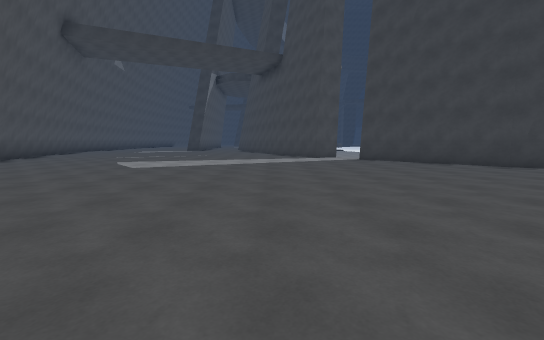
view 1 (above)

17 first-person views from a walk through a 3-D level made in the Unity game engine. The camera is 1.4 m above the floor, tilts 6° down and sees 90° across. The floor is counted in squares, 2 m on a side. Each view is taken from the middle of a square. On the plan, view 1 faces up. The plan holds only what a view shows up to about 9 squares ahead; the rest is blank. The place goes on beyond the plan. Some surface patterns are stand-ins.

view 2
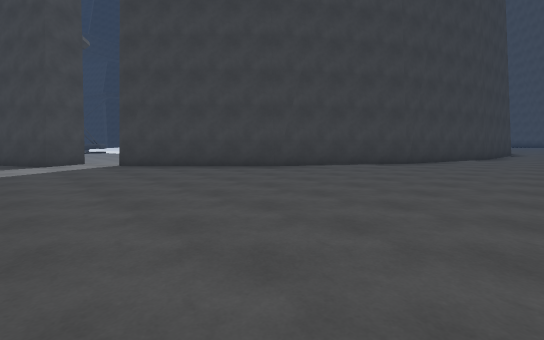

view 3
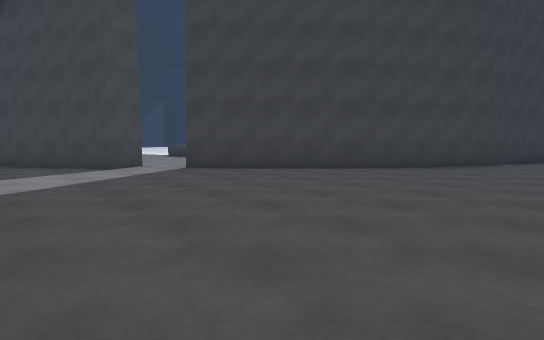

view 4
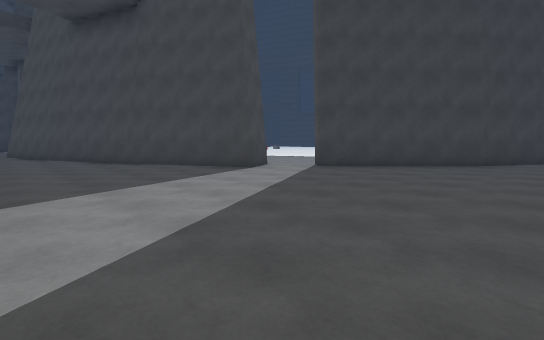

view 5
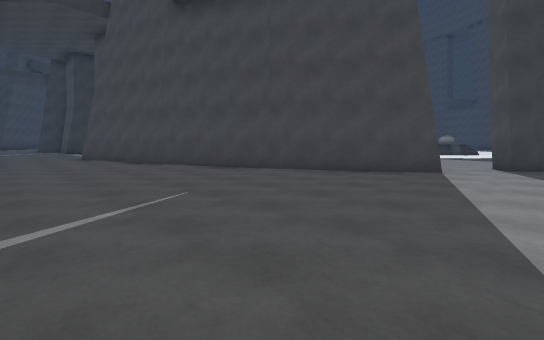

view 6
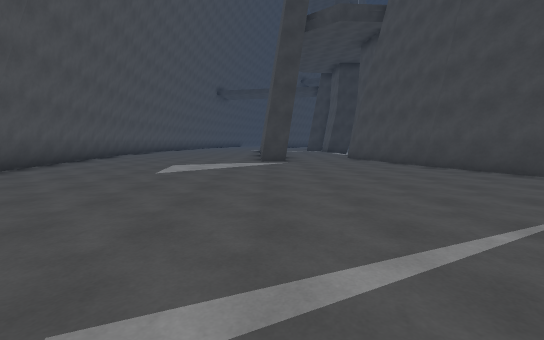

view 7
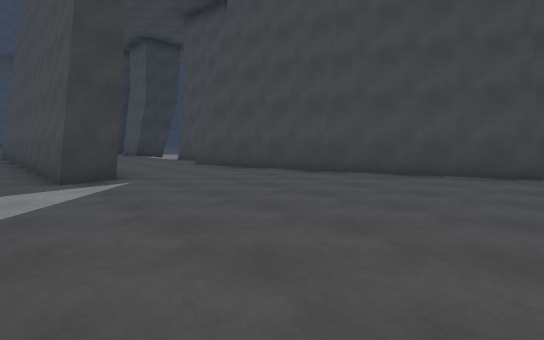

view 8
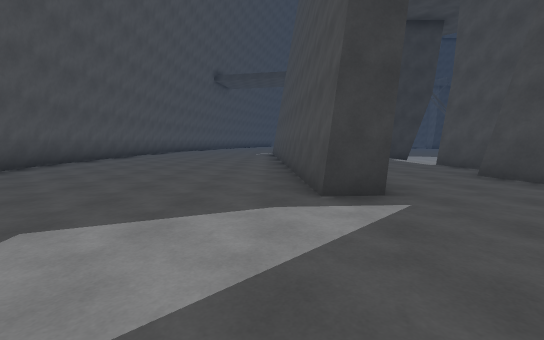

view 9
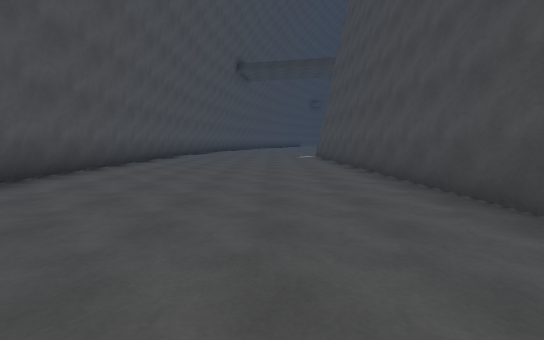

view 10
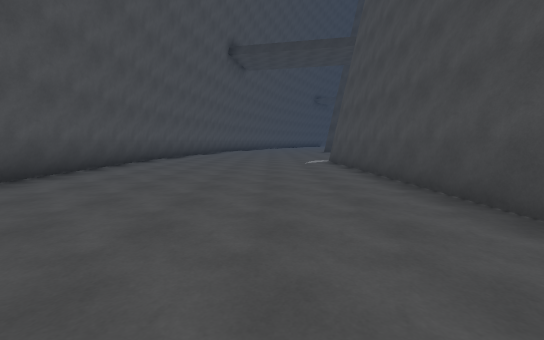

view 11
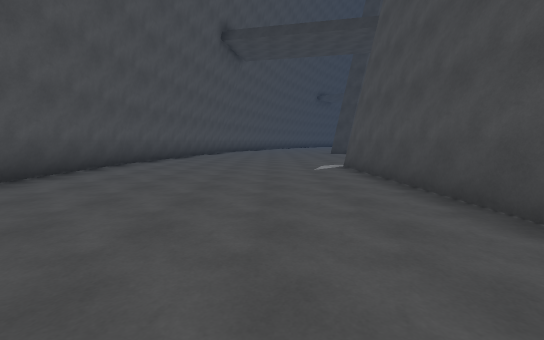

view 12
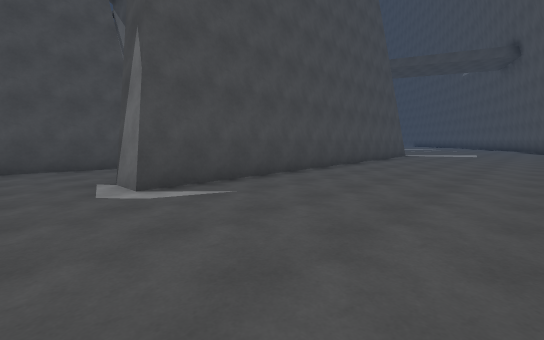

view 13
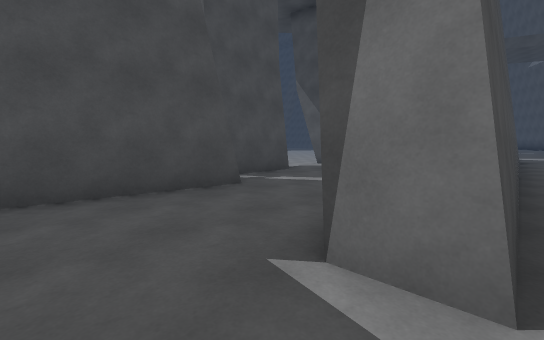

view 14
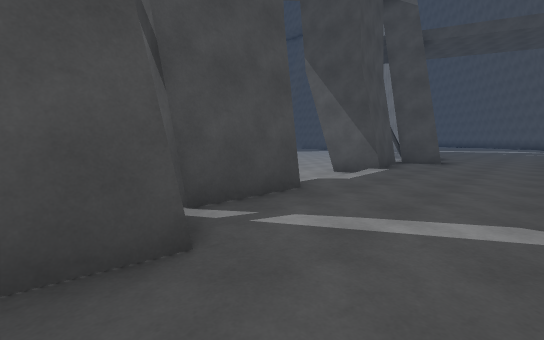

view 15
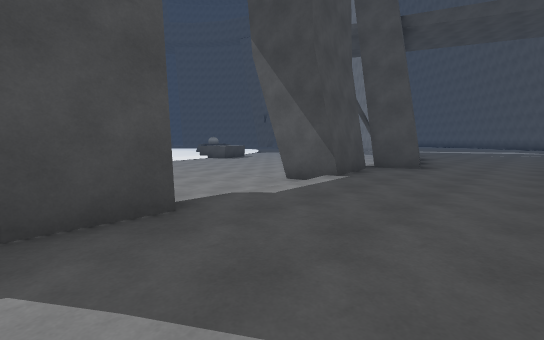

view 16
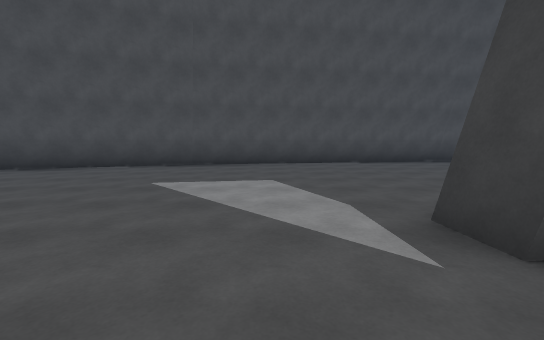

view 17
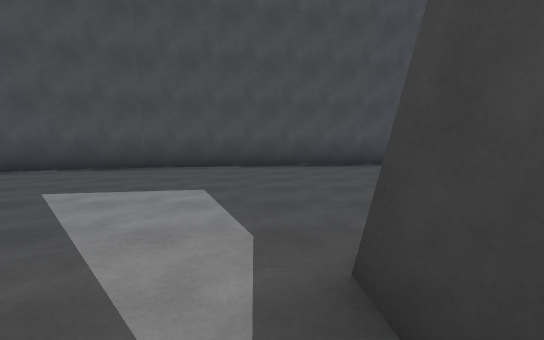

### Floor plan
Points are (right, up) in squares from view 1. A wall is a line through its corners. A room is listed if a view was taken in it or the views show most of it. See-through windows are left out.
Room 1 (views 1, 2, 3, 4, 5, 6, 7, 8, 9, 10, 11, 12, 13, 14, 15, 16, 17)
walls: (3, 12.2) (1.9, 11.6) (-0.1, 15.1); (6.6, 7.3) (3.4, 10.6) (3.8, 11); (-0.1, 15) (-1.6, 18.7); (10.1, 5) (6.5, 7.4); (-1.6, 18.6) (-2.7, 22.5) (-1.6, 22.8); (12.7, 4.1) (10.1, 5.1); (-5.4, 20.6) (-6.3, 20.5) (-6.9, 32.6) (-5.9, 32.6); (-1.6, 23.2) (-1.9, 25.2) (-0.6, 25.4); (-12.1, 16.7) (-10.5, 12.3); (-2.3, 28.6) (-2.3, 30.5); (-13.4, 24.9) (-12, 16.6); (-3.4, 31) (-3, 34); (-13.4, 33.2) (-13.4, 24.8); (-13.3, 34.1) (-13.5, 33.1)
low walls: (-13.6, 25.4) (-13.6, 24.8); (-13.6, 29.4) (-13.6, 27.5); (-13.6, 30.4) (-13.6, 29.5)
ways out: opening at (-1.5, 23); opening at (-1, 27); opening at (3.5, 11)

Where each view was taken, in squares from view 1:
view 1: 0 up, 0 right, facing up
view 2: 2 up, 1 right, facing up-right
view 3: 4 up, 0 right, facing up-right
view 4: 6 up, 3 left, facing up-right
view 5: 10 up, 5 left, facing up-right
view 6: 11 up, 6 left, facing up
view 7: 15 up, 7 left, facing up-right
view 8: 17 up, 7 left, facing up
view 9: 20 up, 9 left, facing up
view 10: 23 up, 9 left, facing up
view 11: 25 up, 9 left, facing up
view 12: 34 up, 11 left, facing down-right
view 13: 34 up, 7 left, facing down-right
view 14: 32 up, 5 left, facing down-right
view 15: 30 up, 5 left, facing down-right
view 16: 19 up, 4 left, facing left
view 17: 20 up, 5 left, facing left
